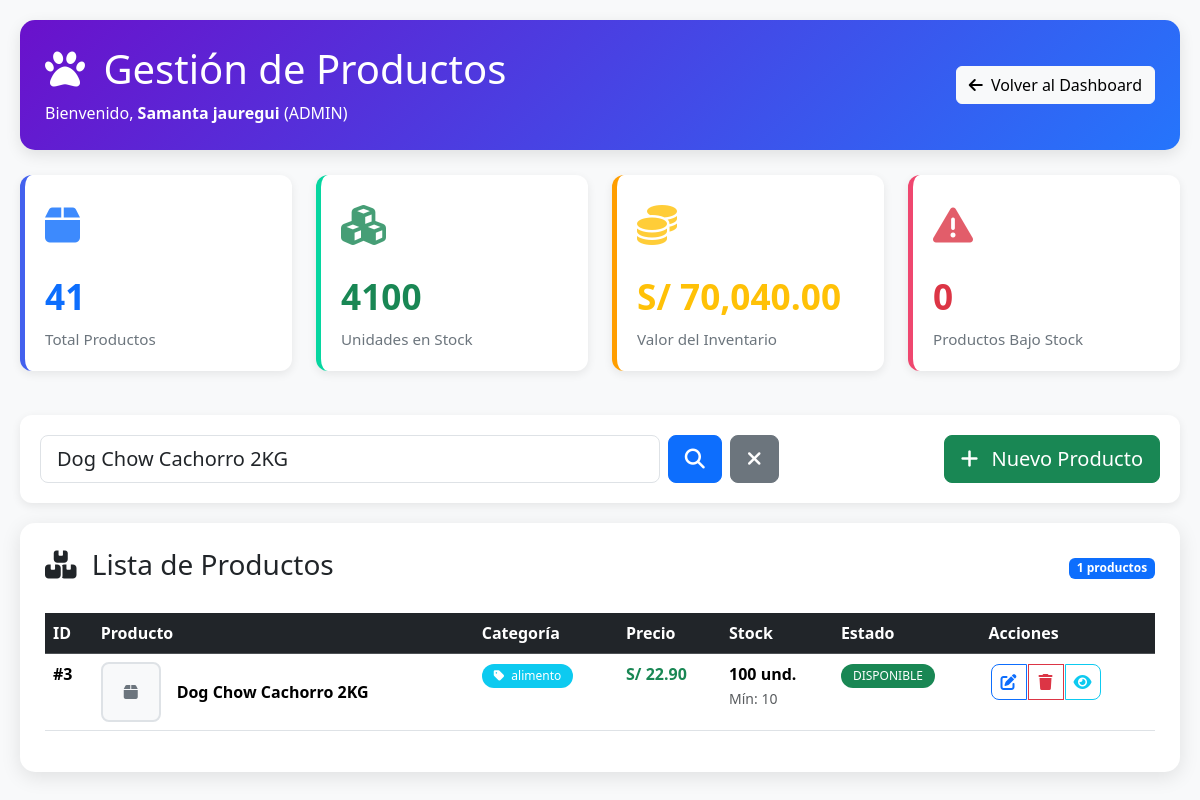
Screenshot of /dashboard/productos.php?busqueda=Dog Chow Cachorro 2KG (signed in) with the database file from the repository.
### tables this page shows
CREATE TABLE `productos` (
  `id` int(11) NOT NULL,
  `nombre` varchar(100) NOT NULL,
  `categoria` varchar(80) DEFAULT NULL,
  `descripcion` text DEFAULT NULL,
  `precio` decimal(10,2) NOT NULL,
  `imagen` varchar(255) NOT NULL,
  `stock_quantity` int(11) NOT NULL DEFAULT 0,
  `stock_minimo` int(11) DEFAULT 10,
  `costo` decimal(10,2) DEFAULT 0.00,
  `fecha_actualizacion` timestamp NOT NULL DEFAULT current_timestamp() ON UPDATE current_timestamp()
);

### dashboard/productos.php (the view, shortened to what this page needs)
<?php
$conn = new mysqli(DB_HOST, DB_USER, DB_PASS, DB_NAME);
$busqueda = $_GET['busqueda'] ?? '';
$sql = "SELECT * FROM productos";
if (!empty($busqueda)) {
    $sql .= " WHERE nombre LIKE '%" . $conn->real_escape_string($busqueda) . "%'
              OR categoria LIKE '%" . $conn->real_escape_string($busqueda) . "%'";
}
$sql .= " ORDER BY id DESC LIMIT 100";
$result = $conn->query($sql);
$sql_stats = "SELECT
    COUNT(*) as total,
    SUM(stock_quantity) as total_stock,
    SUM(precio * stock_quantity) as valor_total,
    SUM(CASE WHEN stock_quantity <= stock_minimo THEN 1 ELSE 0 END) as bajo_stock
    FROM productos";
$stats_result = $conn->query($sql_stats);
$stats = $stats_result ? $stats_result->fetch_assoc() : [
    'total' => 0,
    'total_stock' => 0,
    'valor_total' => 0,
    'bajo_stock' => 0
];
?>
<!DOCTYPE html>
<html lang="es">
<head>
    <link href="https://cdn.jsdelivr.net/npm/bootstrap@5.3.2/dist/css/bootstrap.min.css" rel="stylesheet">
    <link rel="stylesheet" href="https://cdnjs.cloudflare.com/ajax/libs/font-awesome/6.4.0/css/all.min.css">
</head>
<body>
    <div class="header">
        <div class="d-flex justify-content-between align-items-center">
            <div>
                <h1><i class="fas fa-paw me-2"></i> Gestión de Productos</h1>
                <p class="mb-0">Bienvenido, <strong><?php echo $_SESSION['user_name'] ?? 'Usuario'; ?></strong>
                (<?php echo $_SESSION['user_role'] ?? 'VENDEDOR'; ?>)</p>
            </div>
            <div>
                <a href="index.php" class="btn btn-light">
                    <i class="fas fa-arrow-left me-1"></i> Volver al Dashboard
                </a>
            </div>
        </div>
    </div>
    <div class="row mb-4">
        <div class="col-md-3">
            <div class="stat-card" style="border-left-color: #4361ee;">
                <div class="stat-icon text-primary">
                    <i class="fas fa-box"></i>
                </div>
                <div class="stat-value text-primary">
                    <?php echo $stats['total']; ?>
                </div>
                <div class="stat-label">Total Productos</div>
            </div>
        </div>
        <div class="col-md-3">
            <div class="stat-card" style="border-left-color: #06d6a0;">
                <div class="stat-icon text-success">
                    <i class="fas fa-cubes"></i>
                </div>
                <div class="stat-value text-success">
                    <?php echo $stats['total_stock']; ?>
                </div>
                <div class="stat-label">Unidades en Stock</div>
            </div>
        </div>
        <div class="col-md-3">
            <div class="stat-card" style="border-left-color: #ff9e00;">
                <div class="stat-icon text-warning">
                    <i class="fas fa-coins"></i>
                </div>
                <div class="stat-value text-warning">
                    S/ <?php echo number_format($stats['valor_total'], 2); ?>
                </div>
                <div class="stat-label">Valor del Inventario</div>
            </div>
        </div>
        <div class="col-md-3">
            <div class="stat-card" style="border-left-color: #ef476f;">
                <div class="stat-icon text-danger">
                    <i class="fas fa-exclamation-triangle"></i>
                </div>
                <div class="stat-value text-danger">
                    <?php echo $stats['bajo_stock']; ?>
                </div>
                <div class="stat-label">Productos Bajo Stock</div>
            </div>
        </div>
    </div>
    <div class="search-box">
        <div class="row align-items-center">
            <div class="col-md-8">
                <form method="GET" class="d-flex gap-2">
                    <input type="text" class="form-control form-control-lg"
                           name="busqueda"
                           value="<?php echo htmlspecialchars($busqueda); ?>"
                           placeholder="Buscar productos por nombre o categoría...">
                    <button type="submit" class="btn btn-primary btn-lg">
                        <i class="fas fa-search"></i>
                    </button>
                    <?php if(!empty($busqueda)): ?>
                    <a href="dashboard_productos.php" class="btn btn-secondary btn-lg">
                        <i class="fas fa-times"></i>
                    </a>
                    <?php endif; ?>
                </form>
            </div>
            <div class="col-md-4 text-end">
                <button class="btn btn-success btn-lg" data-bs-toggle="modal" data-bs-target="#modalAgregar">
                    <i class="fas fa-plus me-2"></i> Nuevo Producto
                </button>
            </div>
        </div>
    </div>
    <div class="main-container">
        <div class="d-flex justify-content-between align-items-center mb-4">
            <h3><i class="fas fa-boxes me-2"></i> Lista de Productos</h3>
            <span class="badge bg-primary"><?php echo $result->num_rows; ?> productos</span>
        </div>
        <?php if($result->num_rows > 0): ?>
        <div class="table-responsive">
            <table class="table table-hover">
                <thead class="table-dark">
                    <tr>
                        <th>ID</th>
                        <th>Producto</th>
                        <th>Categoría</th>
                        <th>Precio</th>
                        <th>Stock</th>
                        <th>Estado</th>
                        <th>Acciones</th>
                    </tr>
                </thead>
                <tbody>
                    <?php while($producto = $result->fetch_assoc()):
                        $estado = '';
                        $badge_class = '';
                        if ($producto['stock_quantity'] == 0) {
                            $estado = 'AGOTADO';
                            $badge_class = 'bg-danger';
                        } elseif ($producto['stock_quantity'] <= $producto['stock_minimo']) {
                            $estado = 'BAJO STOCK';
                            $badge_class = 'bg-warning text-dark';
                        } else {
                            $estado = 'DISPONIBLE';
                            $badge_class = 'bg-success';
                        }
                    ?>
                    <tr>
                        <td><strong>#<?php echo $producto['id']; ?></strong></td>
                        <td>
                            <div class="d-flex align-items-center">
                                <?php if(!empty($producto['imagen']) && file_exists('../imagenes/' . $producto['imagen'])): ?>
                                <img src="../imagenes/<?php echo $producto['imagen']; ?>"
                                     class="product-img me-3">
                                <?php else: ?>
                                <div class="product-img me-3 bg-light d-flex align-items-center justify-content-center">
                                    <i class="fas fa-box text-secondary"></i>
                                </div>
                                <?php endif; ?>
                                <div>
                                    <strong><?php echo htmlspecialchars($producto['nombre']); ?></strong>
                                </div>
                            </div>
                        </td>
                        <td>
                            <span class="badge bg-info badge-custom">
                                <i class="fas fa-tag me-1"></i>
                                <?php echo $producto['categoria']; ?>
                            </span>
                        </td>
                        <td>
                            <span class="fw-bold text-success">
                                S/ <?php echo number_format($producto['precio'], 2); ?>
                            </span>
                        </td>
                        <td>
                            <div class="fw-bold"><?php echo $producto['stock_quantity']; ?> und.</div>
                            <small class="text-muted">Mín: <?php echo $producto['stock_minimo']; ?></small>
                        </td>
                        <td>
                            <span class="badge <?php echo $badge_class; ?> badge-custom">
                                <?php echo $estado; ?>
                            </span>
                        </td>
                        <td>
                            <div class="btn-group">
                                <button class="btn btn-outline-primary btn-action"
                                        onclick="editarProducto(<?php echo $producto['id']; ?>)"
                                        title="Editar">
                                    <i class="fas fa-edit"></i>
                                </button>
                                <?php if($_SESSION['user_role'] === 'ADMIN'): ?>
                                <button class="btn btn-outline-danger btn-action"
                                        onclick="eliminarProducto(<?php echo $producto['id']; ?>, '<?php echo addslashes($producto['nombre']); ?>')"
                                        title="Eliminar">
                                    <i class="fas fa-trash"></i>
                                </button>
                                <?php endif; ?>
                                <button class="btn btn-outline-info btn-action"
                                        onclick="verDetalles(<?php echo $producto['id']; ?>)"
                                        title="Detalles">
                                    <i class="fas fa-eye"></i>
                                </button>
                            </div>
                        </td>
                    </tr>
                    <?php endwhile; ?>
                </tbody>
            </table>
        </div>
        <?php endif; ?>
    </div>
</body>
</html>

### dashboard/productos.php (style rules this page uses)
body { background: #f8f9fa; padding: 20px; font-family: 'Segoe UI', Tahoma, Geneva, Verdana, sans-serif; }
.header { background: linear-gradient(135deg, #6a11cb 0%, #2575fc 100%); color: white; padding: 25px; border-radius: 15px; margin-bottom: 25px; box-shadow: 0 5px 15px rgba(0,0,0,0.1); }
.stat-card { background: white; border-radius: 12px; padding: 20px; margin-bottom: 20px; box-shadow: 0 3px 10px rgba(0,0,0,0.08); transition: transform 0.3s; border-left: 5px solid; }
.stat-icon { font-size: 2.5rem; margin-bottom: 15px; opacity: 0.8; }
.stat-value { font-size: 2.2rem; font-weight: bold; margin-bottom: 5px; }
.stat-label { color: #6c757d; font-size: 0.95rem; }
.main-container { background: white; border-radius: 15px; padding: 25px; box-shadow: 0 5px 20px rgba(0,0,0,0.1); }
.product-img { width: 60px; height: 60px; object-fit: cover; border-radius: 8px; border: 2px solid #dee2e6; }
.btn-action { width: 36px; height: 36px; padding: 0; border-radius: 8px; display: inline-flex; align-items: center; justify-content: center; margin: 2px; }
.badge-custom { padding: 6px 12px; border-radius: 20px; font-weight: 500; }
.search-box { background: white; padding: 20px; border-radius: 12px; margin-bottom: 20px; box-shadow: 0 3px 10px rgba(0,0,0,0.08); }

### rows the page displays
productos: id "3", nombre "Dog Chow Cachorro 2KG", categoria "alimento", precio "22.90", stock_quantity "100", stock_minimo "10", estado "DISPONIBLE"

### other values shown
$_SESSION['user_name'] "Samanta jauregui"
$_SESSION['user_role'] "ADMIN"
$stats['total'] "41"
$stats['total_stock'] "4100"
$stats['valor_total'] "70,040.00"
$stats['bajo_stock'] "0"
$result->num_rows "1"
